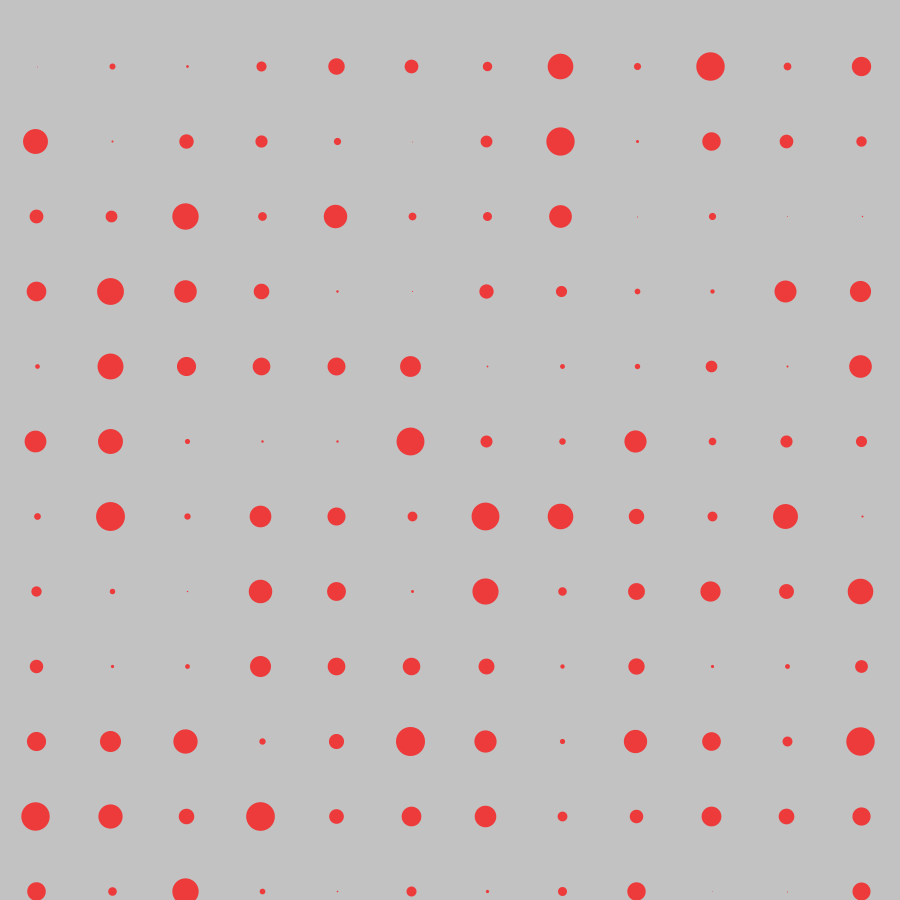
Frame 1 (no input)
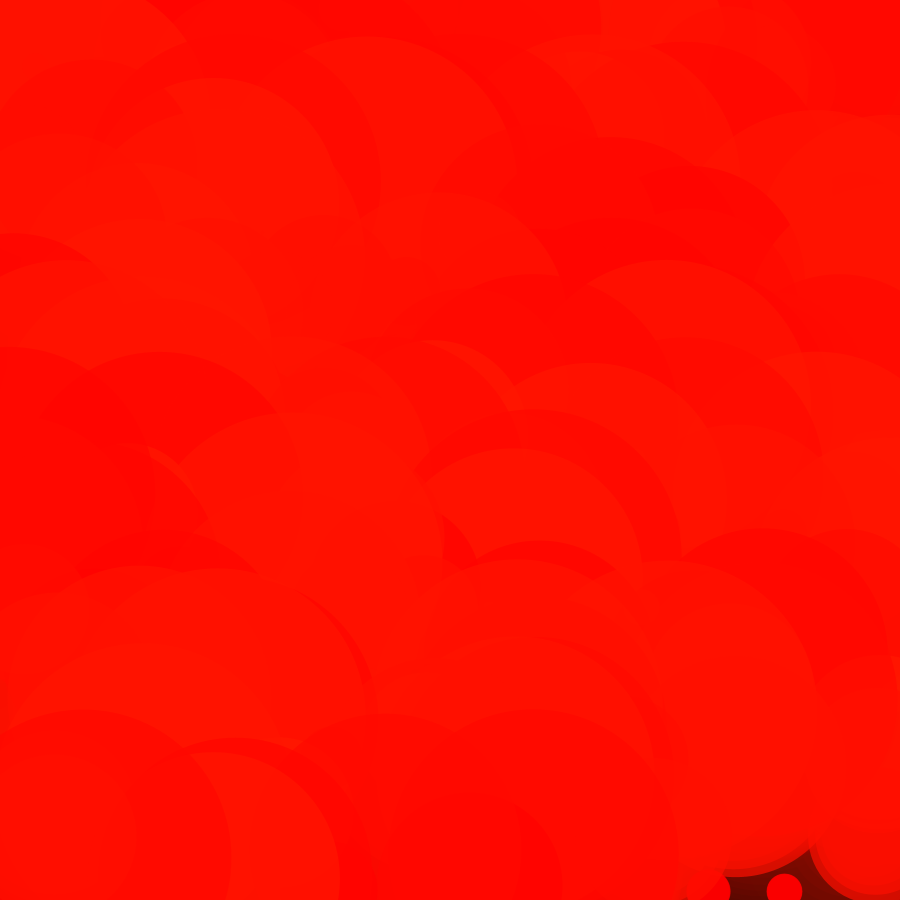
Frame 60 (the mouse pressed at the canvas centre just before this capture)
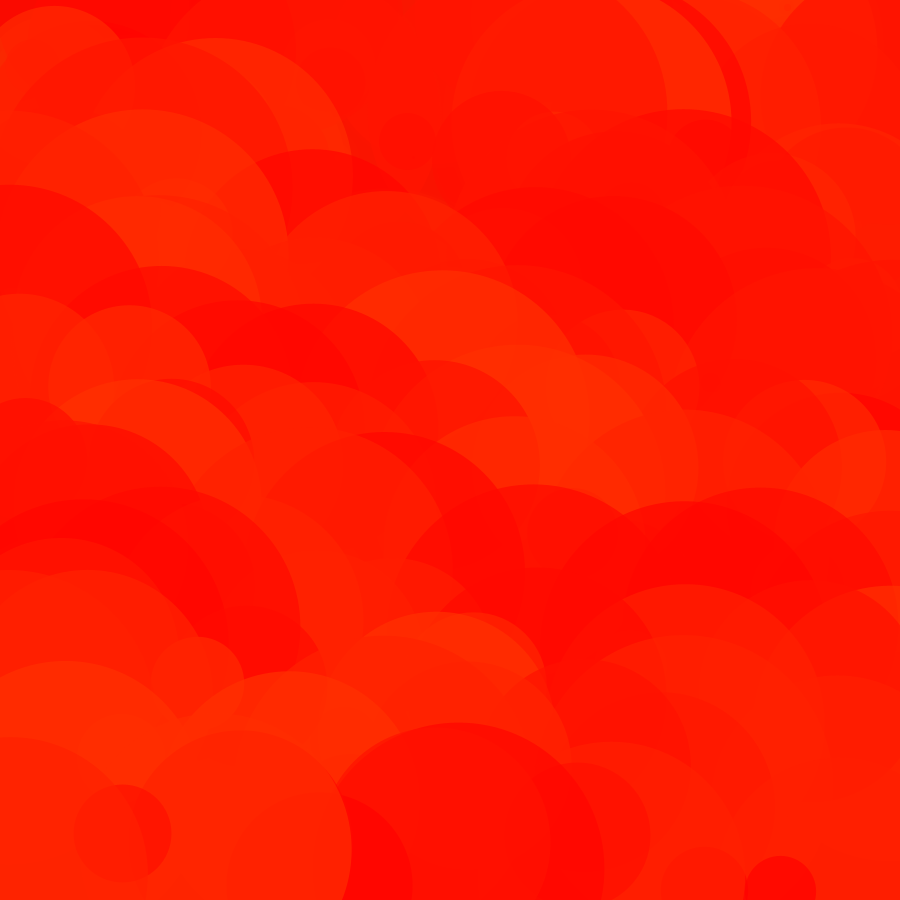
Frame 120 (the mouse held since frame 60 and released just before this capture)

The Processing sketch that drew these frames (run headless with seeded random() and noise(); from frame 60 on, the mouse is pressed at the canvas centre):

// Processing sketch: init_07_la_mer
// ── init_07_la_mer.pde
/**
La Voie du Code : rotation
@see https://github.com/StanLepunK/La-Voie-du-Code
2019_2_12
*/
int colonne = 12;
int ligne = 12;
Animator [] ani = new Animator[colonne *ligne];
void setup() {
  size(900,900);
  colorMode(HSB,360,100,100,100);
  for(int i = 0 ; i < ani.length ; i++) {
    ani[i] = new Animator();
    ani[i].set_vitesse(random(1)*.1);
    ani[i].set_radius(30);
  }
}

void draw() {
  mon_background(0,5); 
  
  int cell_x = width/colonne;
  int cell_y = height/ligne;
  int offset_x = cell_x /2;
  int offset_y = cell_y /2;
  int count = 0;
  push();
  translate(width,0);
  rotate(PI/2);
  for(int i = 0; i < colonne ; i++) {
    for(int j = 0 ; j < ligne ; j++) {  
      int x = i * cell_x +offset_x;
      int y = j * cell_y +offset_y;
      ani[count].update();
      ani[count].aspect(width/3);
      ani[count].show(x,y);
      count++;
    }
  }
  pop();
}

class Animator {
  float dir;
  float vit;
  float rad;

  Animator() {}

  void set_vitesse(float vit) {
    this.vit = vit;
  }

  void set_radius(float rad) {
    this.rad = rad;
  }

  void update() {
    dir += vit;
  }


  void aspect(int max_epaisseur) {
    float hue = (frameCount*vit)%g.colorModeX; // ici c'est égale à 360, définit avec colorMode dans le setup;
    float saturation = 100;
    float brightness = 100;
    int c = color(hue,saturation,brightness);

    float epaisseur = abs(sin(frameCount *vit) *max_epaisseur);
    stroke(c,70);
    strokeWeight(epaisseur);
  }

  void show(int x, int y) {
    float px = cos(dir);
    float py = sin(dir);
    PVector pos  = new PVector(px,py);
    pos.mult(rad);
    push();
    translate(x,y);
    point(pos.x,pos.y);
    pop();
  }
}



void mon_background(int c, int alpha) {
  noStroke();
  fill(c,alpha);
  rect(0,0,width,height);
}
